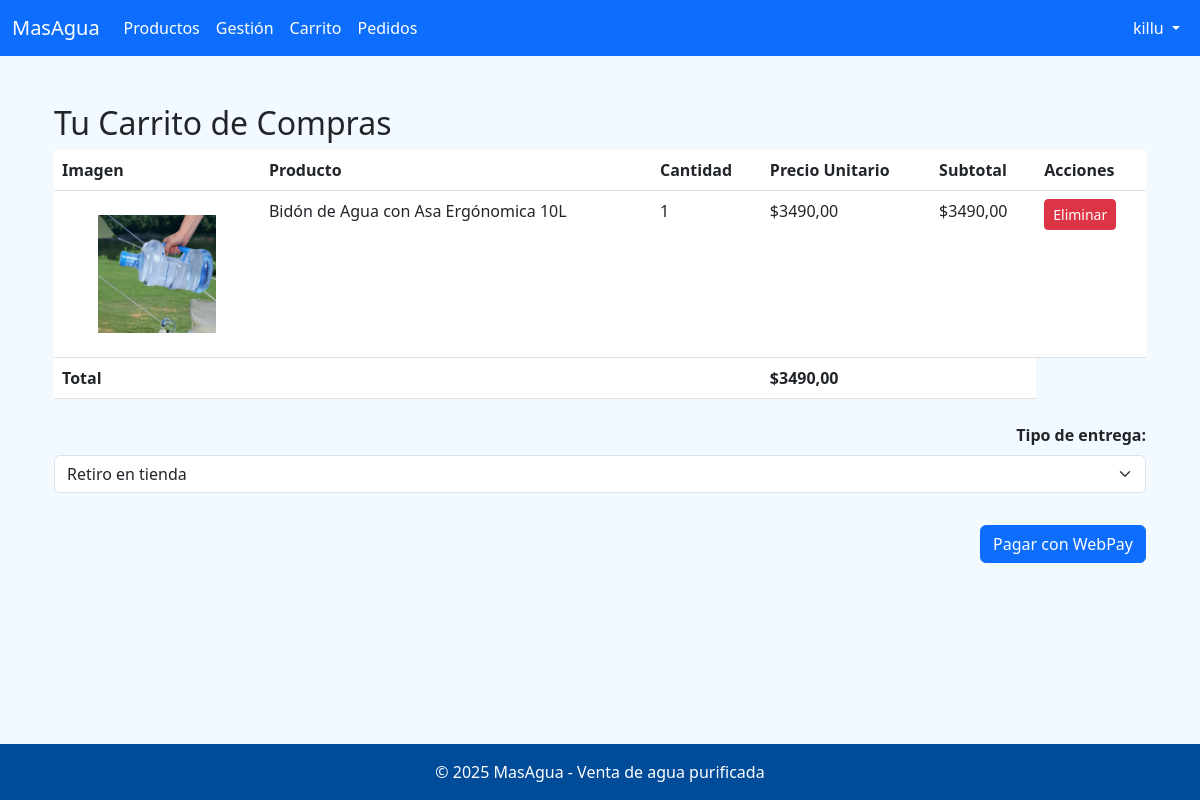
Page /carrito/ (signed in) on the earlier database version.
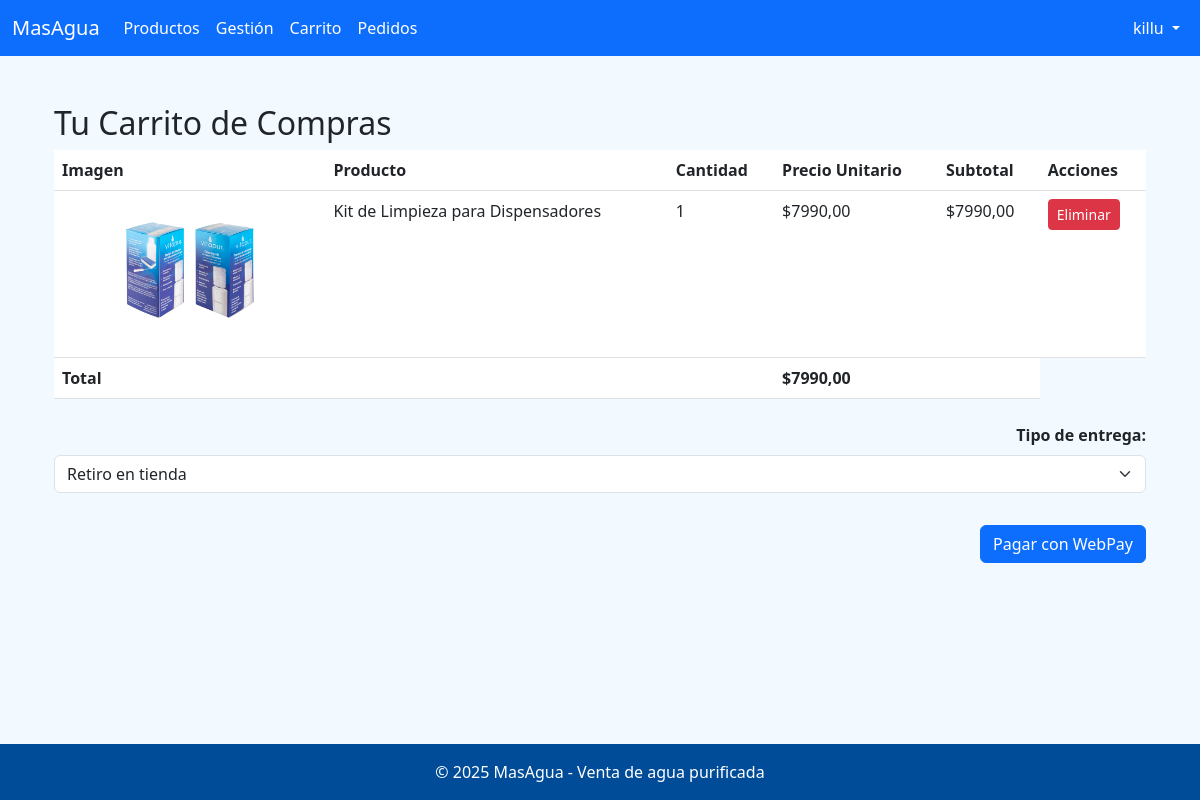
Same page on the later database version.
### core/models.py (models this page shows, shortened)
class ItemCarrito(models.Model):
    carrito = models.ForeignKey(Carrito, related_name='items', on_delete=models.CASCADE)
    producto = models.ForeignKey('Producto', on_delete=models.CASCADE)
    cantidad = models.PositiveIntegerField(default=1)
    def subtotal(self):
        return self.producto.precio * self.cantidad

class Producto(models.Model):
    TIPO_PRODUCTO_CHOICES = [
        ('BIDON', 'Bidón de Agua'),
        ('DISPENSADOR', 'Dispensador'),
        ('ACCESORIO', 'Accesorio'),
    ]
    nombre = models.CharField(max_length=100)
    precio = models.DecimalField(max_digits=10, decimal_places=2)
    descripcion = models.TextField(blank=True, null=True)
    stock = models.PositiveIntegerField(default=0)
    tipo_producto = models.CharField(max_length=20, choices=TIPO_PRODUCTO_CHOICES)
    imagen = models.ImageField(upload_to='productos/', blank=True, null=True)
    fecha_creacion = models.DateTimeField(auto_now_add=True)
    activo = models.BooleanField(default=True)
    class Meta:
        verbose_name = 'Producto'
        verbose_name_plural = 'Productos'
        ordering = ['-fecha_creacion']

class Carrito(models.Model):
    usuario = models.ForeignKey(settings.AUTH_USER_MODEL, on_delete=models.CASCADE)
    confirmado = models.BooleanField(default=False)
    orden_relacionada = models.ForeignKey(Orden, null=True, blank=True, on_delete=models.SET_NULL)  # Relación con la orden
    def total(self):
        return sum(item.subtotal() for item in self.items.all())

### core/views.py (the view)
# urls.py: path('carrito/', views.ver_carrito, name='ver_carrito'),
@login_required
def ver_carrito(request):
    carrito = Carrito.objects.filter(usuario=request.user, confirmado=False).first()
    items = carrito.items.all() if carrito else []
    total = sum(item.producto.precio * item.cantidad for item in items)
    return render(request, 'carrito/ver_carrito.html', {
        'carrito': carrito,
        'items': items,
        'total': total
    })

### core/templates/carrito/ver_carrito.html (shortened to what this page needs)
{% extends 'core/base.html' %}
{% block content %}
<div class="container mt-4">
    <h2>Tu Carrito de Compras</h2>
    {% if carrito.items.all %}
    <table class="table">
        <thead>
            <tr>
                <th>Imagen</th>
                <th>Producto</th>
                <th>Cantidad</th>
                <th>Precio Unitario</th>
                <th>Subtotal</th>
                <th>Acciones</th>
            </tr>
        </thead>
        <tbody>
            {% for item in carrito.items.all %}
            <tr>
                <td>
                    {% if item.producto.imagen %}
                        <img src="{{ item.producto.imagen.url }}" class="card-img-top p-3" alt="{{ producto.nombre }}"
                             style="height: 150px; object-fit: contain;">
                    {% endif %}
                </td>
                <td>{{ item.producto.nombre }}</td>
                <td>{{ item.cantidad }}</td>
                <td>${{ item.producto.precio }}</td>
                <td>${{ item.subtotal }}</td>
                <td>
                    <a href="{% url 'eliminar_del_carrito' item.id %}" class="btn btn-danger btn-sm">Eliminar</a>
                </td>
            </tr>
            {% endfor %}
        </tbody>
        <tfoot>
            <tr>
                <th colspan="3">Total</th>
                <th>${{ carrito.total }}</th>
                <th></th>
            </tr>
        </tfoot>
    </table>
    <div class="text-end mt-4">
        <form action="{% url 'webpay_plus_create' %}" method="post">
            <div class="mb-3">
                <label for="tipo_entrega" class="form-label"><strong>Tipo de entrega:</strong></label>
                <select class="form-select" id="tipo_entrega" name="tipo_entrega" onchange="toggleDireccion()" required>
                    <option value="retiro">Retiro en tienda</option>
                </select>
            </div>
            <button type="submit" class="btn btn-primary mt-3">
                 Pagar con WebPay
            </button>
        </form>
    </div>
    {% else %}
    <div class="alert alert-info">
        Tu carrito está vacío
    </div>
    {% endif %}
</div>
{% endblock %}

Differences in the rows shown:
no longer on this page (row unchanged): ItemCarrito: producto.imagen (picture), producto.nombre "Bidón de Agua con Asa Ergónomica 10L", cantidad "1", producto.precio "3490,00", subtotal "3490,00"
no longer on this page (row edited): Carrito: total "3490,00"
added ItemCarrito: producto.imagen (picture), producto.nombre "Kit de Limpieza para Dispensadores", cantidad "1", producto.precio "7990,00", subtotal "7990,00"
added Carrito: total "7990,00"
